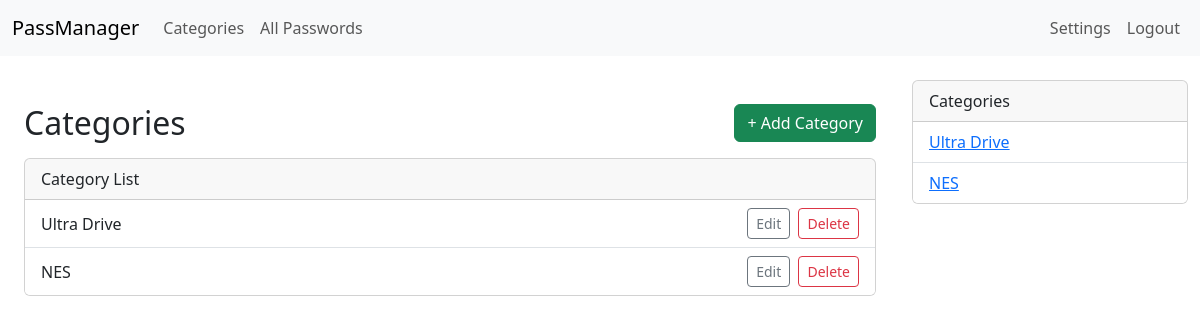
/ (signed in), run on an earlier commit of the app's database.
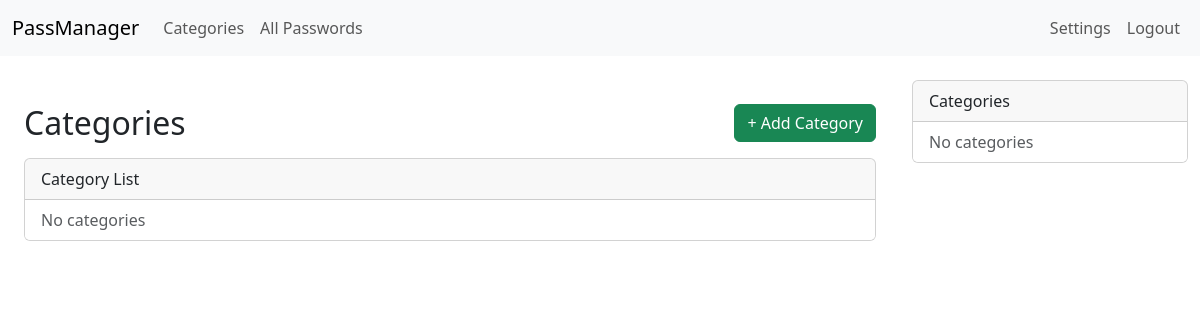
And on a later commit of the database.
### web/models.py (models this page shows, shortened)
class Category(models.Model):
    name = models.CharField(max_length=100)

### web/views.py (the view)
    def wrapper(request, *args, **kwargs):
        if not request.session.get('is_master_authenticated'):
            return redirect('login')
        return view_func(request, *args, **kwargs)

### web/context_processors.py (called while the page is built)
def all_categories(request):
    return {'categories': Category.objects.all()}

### web/views.py (called while the page is built)
@csrf_exempt
def master_required(view_func):
    def wrapper(request, *args, **kwargs):
        if not request.session.get('is_master_authenticated'):
            return redirect('login')
        return view_func(request, *args, **kwargs)
    return wrapper

@csrf_exempt
@master_required
def category_list(request):
    categories = Category.objects.all()
    return render(request, 'web/category_list.html', {'categories': categories})

### web/templates/web/category_list.html
{% extends 'web/base.html' %}
{% load static %}
{% block content %}
<div class="container py-4">
  <div class="d-flex justify-content-between align-items-center mb-3">
    <h2 class="mb-0">Categories</h2>
    <a href="{% url 'category_add' %}" class="btn btn-success">
      + Add Category
    </a>
  </div>
  <div class="card">
    <div class="card-header">
      Category List
    </div>
    <ul class="list-group list-group-flush">
      {% for c in categories %}
      <li class="list-group-item d-flex justify-content-between align-items-center">
        <span>{{ c.name }}</span>
        <div>
          <a href="{% url 'category_edit' c.pk %}" class="btn btn-sm btn-outline-secondary me-1">Edit</a>
          <a href="{% url 'category_delete' c.pk %}" class="btn btn-sm btn-outline-danger">Delete</a>
        </div>
      </li>
      {% empty %}
      <li class="list-group-item text-muted">
        No categories
      </li>
      {% endfor %}
    </ul>
  </div>
</div>
{% endblock %}

### web/templates/web/base.html (shortened to what this page needs)
<!DOCTYPE html>
<html lang="en">
<head>
  <link href="https://cdn.jsdelivr.net/npm/bootstrap@5.3.6/dist/css/bootstrap.min.css" rel="stylesheet">
</head>
<body>
  <nav class="navbar navbar-expand-lg navbar-light bg-light mb-4">
    <div class="container-fluid">
      <a class="navbar-brand" href="{% url 'entry_list' %}">PassManager</a>
      <div class="collapse navbar-collapse" id="navbarMain">
        <ul class="navbar-nav me-auto mb-2 mb-lg-0">
          <li class="nav-item"><a class="nav-link" href="{% url 'category_list' %}">Categories</a></li>
          <li class="nav-item"><a class="nav-link" href="{% url 'entry_list' %}">All Passwords</a></li>
        </ul>
        <ul class="navbar-nav ms-auto">
          <li class="nav-item"><a class="nav-link" href="{% url 'change_password' %}">Settings</a></li>
          <li class="nav-item"><a class="nav-link" href="{% url 'logout' %}">Logout</a></li>
        </ul>
      </div>
    </div>
  </nav>
  <div class="container-fluid">
    <div class="row">
      <main class="col-md-9">
        {% block content %}{% endblock %}
      </main>
      <aside class="col-md-3">
        <div class="card mb-4">
          <div class="card-header">Categories</div>
          <ul class="list-group list-group-flush">
            {% for cat in categories %}
              <li class="list-group-item">
                <a href="{% url 'entry_list' %}?category={{ cat.id }}">{{ cat.name }}</a>
              </li>
            {% empty %}
              <li class="list-group-item text-muted">No categories</li>
            {% endfor %}
          </ul>
        </div>
      </aside>
    </div>
  </div>
</body>
</html>

What changed in the data, as far as the page shows it:
removed Category: name "Ultra Drive"
removed Category: name "NES"
Also different on the page:
text now shown: "No categories No categories"
